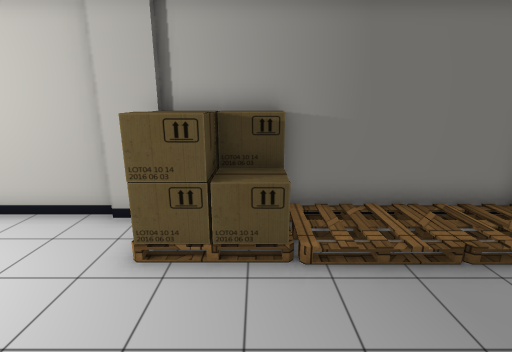
view 1 (above)

13 first-person views from a walk through a scene from a Unity 3-D project. The camera is 1.4 m above the floor, tilts 14° down and sees 85° across. The floor is counted in squares, 0.5 m on a side. Each view is taken from the middle of a square. On the plan, view 1 faces up. The plan holds only what a view shows up to about 19 squares ahead; the rest is blank. The place goes on beyond the plan. The player is left out. Some surface patterns are stand-ins.

view 2
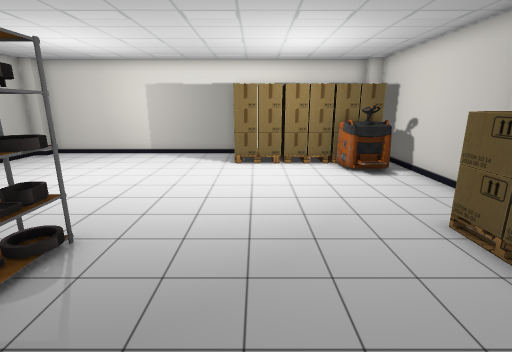

view 3
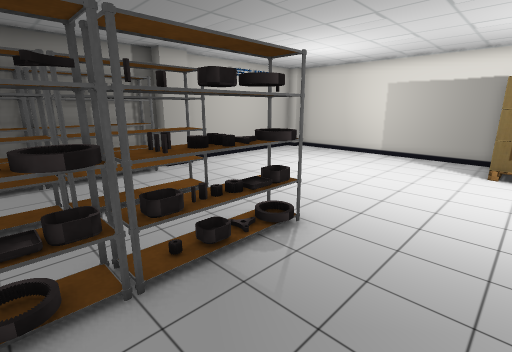

view 4
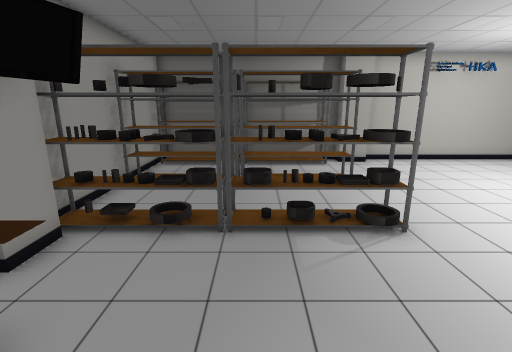

view 5
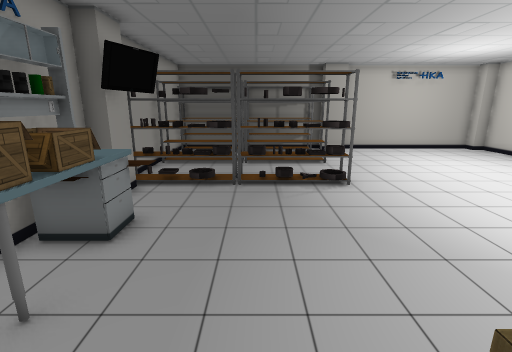

view 6
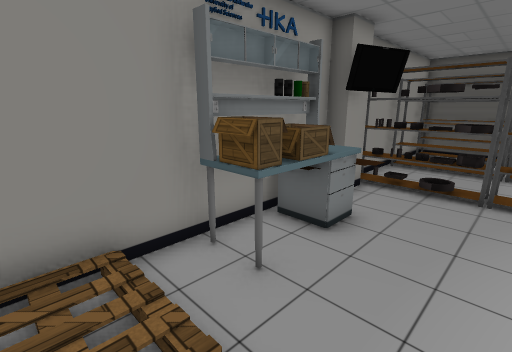

view 7
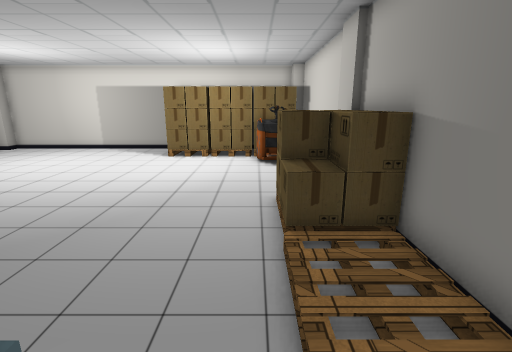

view 8
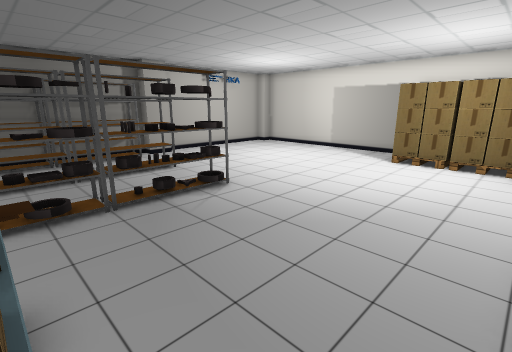

view 9
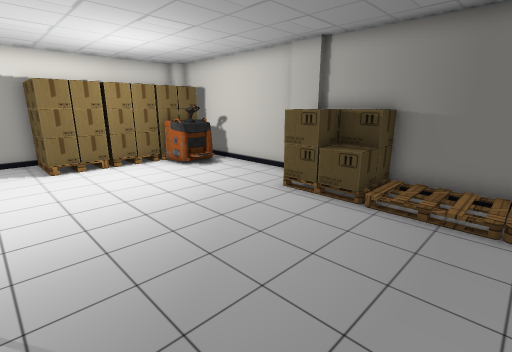

view 10
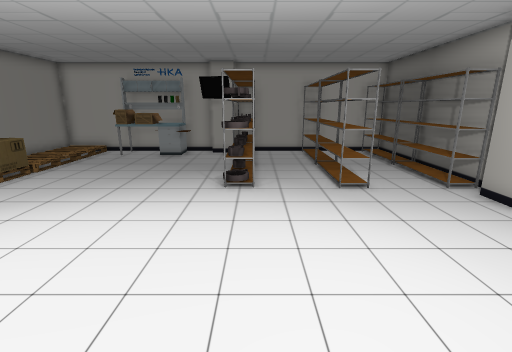

view 11
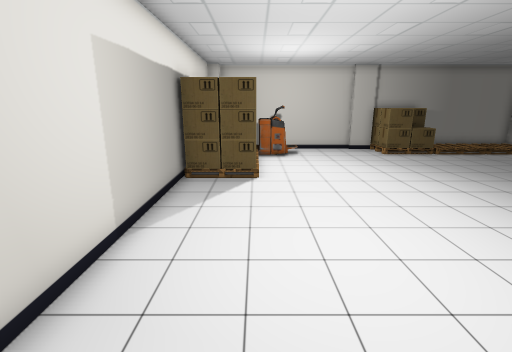

view 12
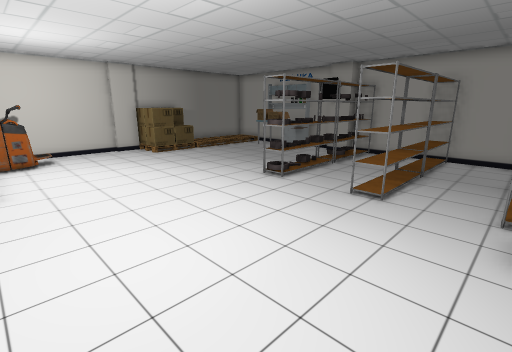

view 13
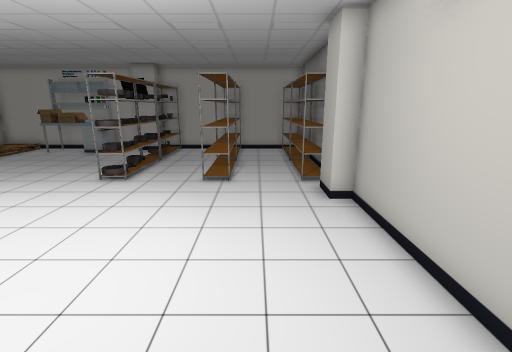

### Floor plan
Key: @ floor where view 1 was taken; # wall or solid block; . floor; / step, stairs or slope; O other object.
Columns run from 13 left of view 1 to 7 right of it. Each row starts with its distance up from view 1.
  7  #########O##O#######
  6   O OO.....OOOO/////#
  5    OOO.....OOOO/////#
  4   OOOO..............#
  3    O..............OO#
  2  OOO..............OO#
  1   OO..............OO#
  0 #OOO.........@....OO#
 -1 #OOO..............OO#
 -2 #..................##
 -3 #................. O#
 -4 #...........OOOOOOOO#
 -5 #...........OOOOOOOO#
 -6 #...................#
 -7 #...................#
 -8 #...........OOOOOOOO#
 -9 #...........OOOOOOOO#
-10 #...................#
-11 #...................#
-12 O.........O.OOOOOOOO#
-13  ####################

Positions as (right, up) in squares from view 1, and headings:
1: (0, 0), facing up
2: (4, 0), facing left
3: (4, 0), facing down-left
4: (2, 2), facing down
5: (2, 6), facing down
6: (2, 6), facing down-right
7: (6, 4), facing left
8: (5, 4), facing down-left
9: (4, -3), facing up-left
10: (-11, -5), facing right
11: (-10, -12), facing up
12: (-10, -12), facing up-right
13: (-12, -10), facing right
